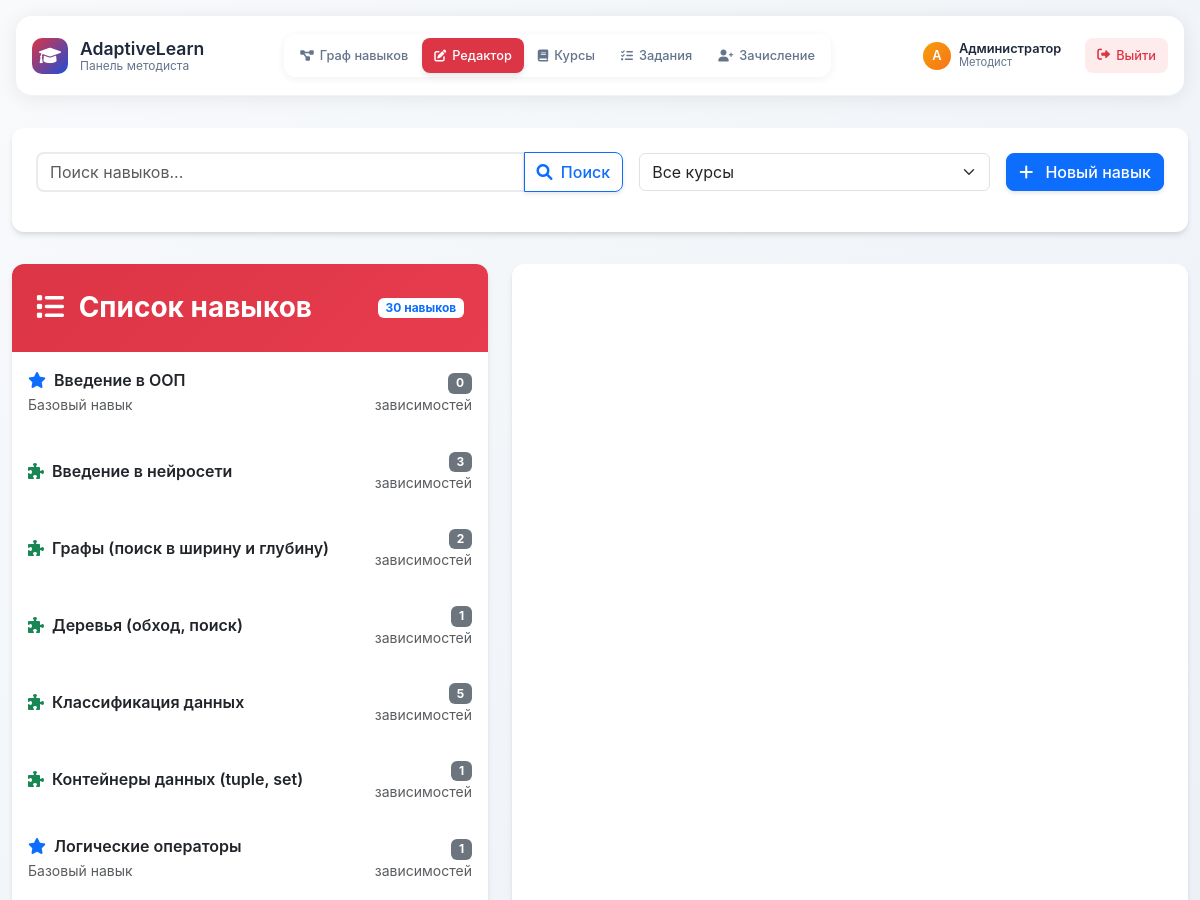
/methodist/edit/ (signed in, upper part), run on an earlier commit of the app's database.
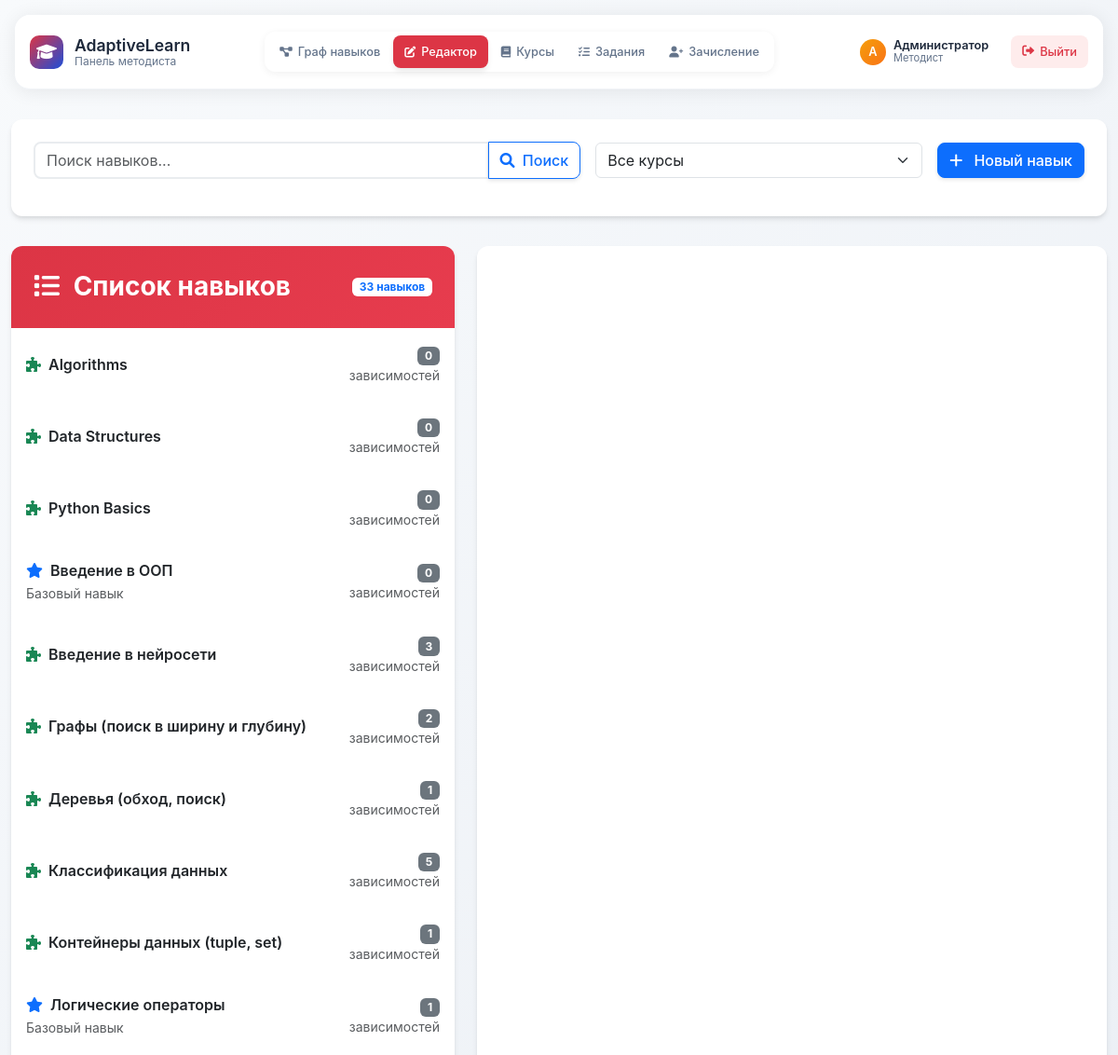
And on a later commit of the database.
### skills/models.py (models this page shows, shortened)
class Skill(models.Model):
    name = models.CharField(max_length=255, unique=True, verbose_name="Название навыка")
    description = models.TextField(blank=True, null=True, verbose_name="Описание навыка")
    is_base = models.BooleanField(default=False, verbose_name="Базовый навык")
    courses = models.ManyToManyField(Course, related_name="skills", verbose_name="Связанные курсы")
    prerequisites = models.ManyToManyField("self", symmetrical=False, blank=True, verbose_name="Необходимые навыки", related_name="dependent_skills")
    class Meta:
        verbose_name = "Навык"
        verbose_name_plural = "Навыки"
        ordering = ["name"]

### methodist/views.py (the view)
# urls.py: path("edit/", methodist_views.edit_skills, name='edit_skills'),
@login_required
@methodist_required
def edit_skills(request):
    search_query = request.GET.get('search', '')
    course_id = request.GET.get('course')
    skill_id = request.GET.get('skill')
    courses = Course.objects.all().prefetch_related('skills')
    filtered_skills = Skill.objects.all().prefetch_related('prerequisites')
    if search_query:
        filtered_skills = filtered_skills.filter(name__icontains=search_query)
    if course_id:
        try:
            course = Course.objects.get(id=course_id)
            filtered_skills = filtered_skills.filter(courses=course)
        except Course.DoesNotExist:
            pass    # Выбранный навык
    selected_skill = None
    dependent_skills = []
    if skill_id:
        try:
            selected_skill = Skill.objects.prefetch_related('prerequisites').get(id=skill_id)
            dependent_skills = Skill.objects.filter(prerequisites=selected_skill)
            graph_skills = set([selected_skill])
            graph_skills.update(selected_skill.prerequisites.all())
            graph_skills.update(dependent_skills)
            cytoscape_data = generate_cytoscape_data(graph_skills)
        except Skill.DoesNotExist:
            cytoscape_data = json.dumps({'nodes': [], 'edges': []})
    else:
        cytoscape_data = json.dumps({'nodes': [], 'edges': []})
    courses_json = json.dumps(
        list(courses.values('id', 'name')),
        cls=DjangoJSONEncoder
    )
    skills_json = json.dumps([
        {
            'id': s.id,
            'name': s.name,
            'courses': list(s.courses.values_list('id', flat=True)),
            'prerequisites': list(s.prerequisites.values_list('id', flat=True)),
        } for s in filtered_skills
    ], cls=DjangoJSONEncoder)
    context = {
        'courses': courses,
        'filtered_skills': filtered_skills,
        'selected_skill': selected_skill,
        'dependent_skills': dependent_skills,
        'cytoscape_data': cytoscape_data,
        'search_query': search_query,
        'selected_course_id': course_id,
        'courses_json': courses_json,
        'skills_json': skills_json,
    }
    return render(request, 'methodist/skills_edit.html', context)

### methodist/templates/methodist/skills_edit.html (shortened to what the changed rows need)
{% extends 'methodist/base.html' %}
{% load static %}
{% block extra_css %}
<link rel="stylesheet" href="{% static 'methodist/styles.css' %}">
{% endblock %}
{% block content %}
<div class="row g-4">
    <div class="col-lg-5">
        <div class="modern-card h-100">
            <div class="gradient-header">
                <div class="d-flex justify-content-between align-items-center">
                    <h3 class="mb-0 fw-bold">
                        <i class="fas fa-list me-2"></i>
                        Список навыков
                    </h3>
                    <span class="badge bg-white text-primary">{{ filtered_skills.count }} навыков</span>
                </div>
            </div>
            <div class="list-group list-group-flush">
                {% for skill in filtered_skills %}
                <a href="?skill={{ skill.id }}{% if search_query %}&search={{ search_query }}{% endif %}{% if selected_course_id %}&course={{ selected_course_id }}{% endif %}"
                   class="list-group-item list-group-item-action skill-list-item border-0 py-3 {% if selected_skill and selected_skill.id == skill.id %}active{% endif %}">
                    <div class="d-flex justify-content-between align-items-center">
                        <div>
                            <div class="d-flex align-items-center gap-2">
                                {% if skill.is_base %}
                                    <i class="fas fa-star text-primary"></i>
                                {% else %}
                                    <i class="fas fa-puzzle-piece text-success"></i>
                                {% endif %}
                                <span class="fw-semibold">{{ skill.name }}</span>
                            </div>
                            {% if skill.is_base %}
                            <small class="text-muted">Базовый навык</small>
                            {% endif %}
                        </div>
                        <div class="text-end">
                            <span class="badge bg-secondary">{{ skill.prerequisites.count }}</span>
                            <small class="text-muted d-block">зависимостей</small>
                        </div>
                    </div>
                </a>
                {% empty %}
                <div class="empty-state">
                    <i class="fas fa-search"></i>
                    <h5 class="fw-bold">Навыки не найдены</h5>
                    <p class="text-muted">Попробуйте изменить критерии поиска</p>
                </div>
                {% endfor %}
            </div>
        </div>
    </div>
</div>
{% endblock %}

What changed in the data, as far as the page shows it:
added Skill: is_base False (drawn), name "Algorithms", prerequisites.count "0"
added Skill: is_base False (drawn), name "Data Structures", prerequisites.count "0"
added Skill: is_base False (drawn), name "Python Basics", prerequisites.count "0"
Also different on the page:
{{ filtered_skills.count }}: "30" → "33"
